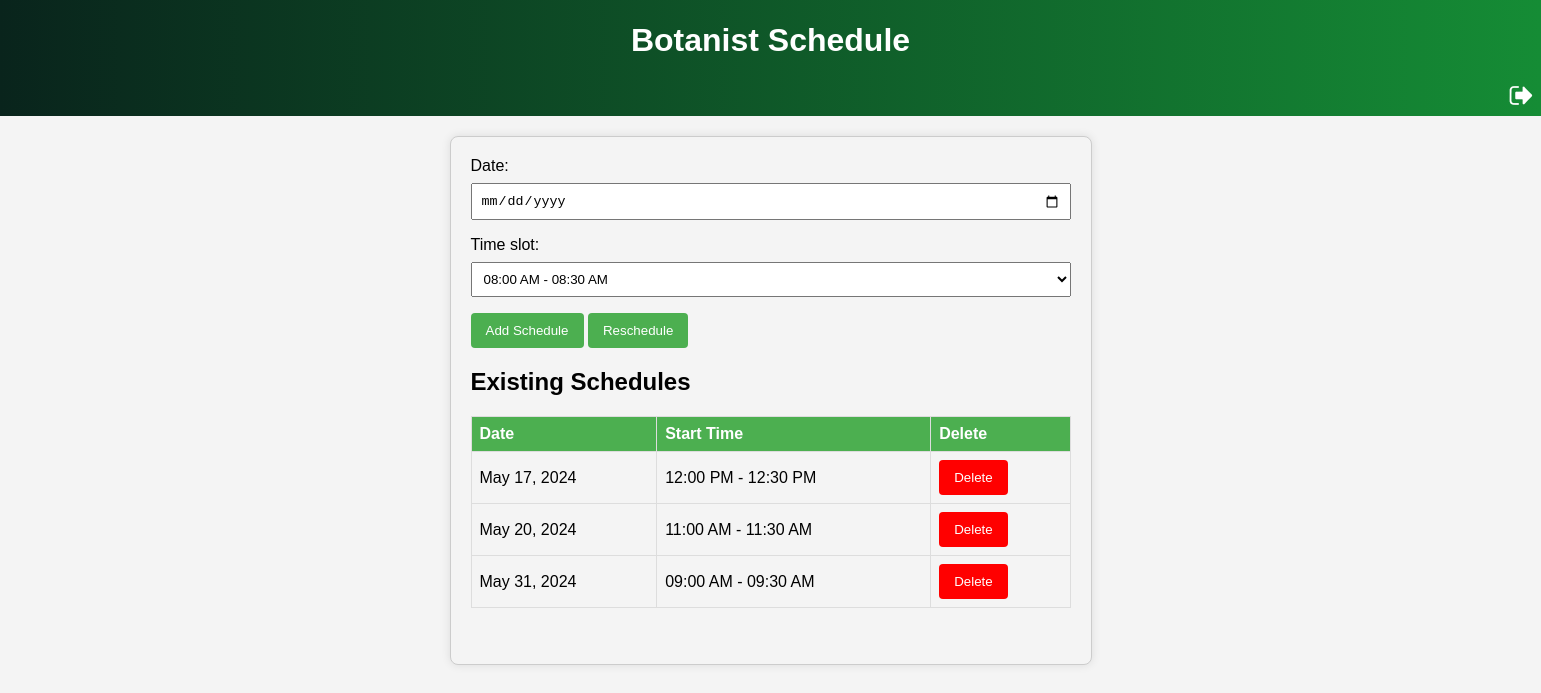
/appoint/ (signed in), run on the app's committed database.
### appplant/models.py (models this page shows, shortened)
class DoctorSchedule(models.Model):
    user = models.ForeignKey(User, on_delete=models.CASCADE)
    date = models.DateField()
    time_slot = models.CharField(max_length=100)

### appplant/views.py (the view, shortened to what this page needs)
# urls.py: path('appoint/', views.scheduling, name='scheduling'),
def scheduling(request):
    doctor_schedules = DoctorSchedule.objects.filter(user=request.user)
    return render(request, 'appoint.html', {'doctor_schedules': doctor_schedules})

### templates/appoint.html (shortened to what this page needs)
<!DOCTYPE html>
<html lang="en">
<head>
</head>
<body>
    <header>
        <h1>Botanist Schedule</h1>
        <a href="/consult" class="logout-icon">
            <img src="/static/images/log4.png" alt="Logout">
        </a>
    </header>
    <div class="container">
        <div class="form-container">
            <form class="schedule-form" method="post" action="{% url 'scheduling' %}">
                <label for="date">Date:</label>
                <input type="date" name="date" id="date" required>
                <label for="time_slot">Time slot:</label>
                <select name="time_slot" required>
                    <option value="08:00 AM - 08:30 AM">08:00 AM - 08:30 AM</option>
                </select>
                <button type="submit">Add Schedule</button>
                <a href="#" onclick="toggleRescheduleForm()">
                    <button type="button" class="reschedule-button">Reschedule</button>
                </a>
            </form>
        </div>
        <div class="schedules-table">
            <h2>Existing Schedules</h2>
            <table>
                <thead>
                    <tr>
                        <th>Date</th>
                        <th>Start Time</th>
                        <th>Delete</th>
                    </tr>
                </thead>
                <tbody>
                    {% for schedule in doctor_schedules %}
                    <tr>
                        <td>{{ schedule.date|date }}</td>
                        <td>{{ schedule.time_slot }}</td>
                        <td>
                            <form method="post" action="{% url 'delete_schedule' schedule.id %}">
                                <button type="submit" class="delete-button">Delete</button>
                            </form>
                        </td>
                    </tr>
                    {% endfor %}
                </tbody>
            </table>
        </div>
        <br><br>
    </div>
</body>
</html>

### templates/appoint.html (style rules this page uses)
body { font-family: Arial, sans-serif; background-color: #f4f4f4; margin: 0; padding: 0; background-size: cover; background-image: url('/static/images/reg3.jpg'); }
header { background: linear-gradient(to right, #09241c, #158c35); color: #fff; padding: 0.5px; text-align: center; }
.container { max-width: 600px; margin: 20px auto; padding: 20px; border: 1px solid #ccc; border-radius: 8px; background-color: #f4f4f4; box-shadow: 0 0 10px rgba(0, 0, 0, 0.1); }
.schedule-form label { display: block; margin-bottom: 8px; }
.schedule-form input { width: 100%; padding: 8px; margin-bottom: 16px; box-sizing: border-box; }
.schedule-form select { width: 100%; padding: 8px; margin-bottom: 16px; box-sizing: border-box; }
.schedule-form button { padding: 10px 15px; background-color: #4CAF50; color: #fff; border: none; border-radius: 4px; cursor: pointer; }
.schedules-table { margin-top: 20px; }
.schedules-table table { width: 100%; border-collapse: collapse; }
.schedules-table th, .schedules-table td { border: 1px solid #ddd; padding: 8px; text-align: left; }
.schedules-table th { background-color: #4CAF50; color: white; }
.logout-icon { margin-left: 1500px; }
.delete-button { padding: 10px 15px; background-color: #ff0000; color: #fff; border: none; border-radius: 4px; cursor: pointer; }

### data on the page
DoctorSchedule: date "May 17, 2024", time_slot "12:00 PM - 12:30 PM"
DoctorSchedule: date "May 20, 2024", time_slot "11:00 AM - 11:30 AM"
DoctorSchedule: date "May 31, 2024", time_slot "09:00 AM - 09:30 AM"
